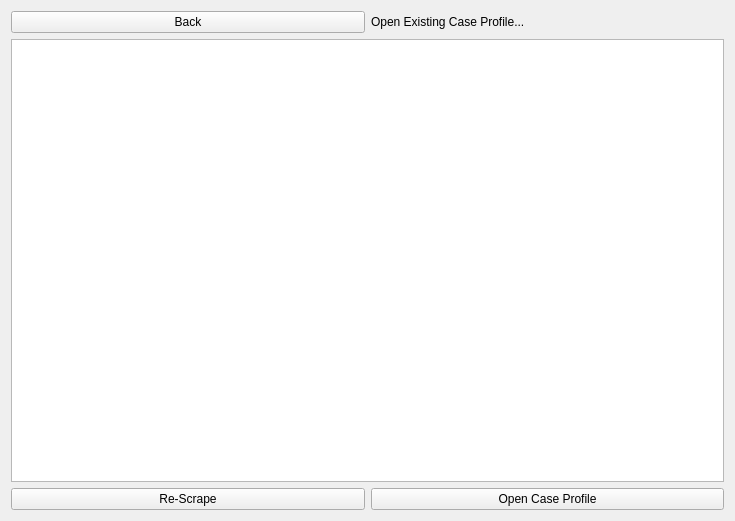
<?xml version="1.0" encoding="UTF-8"?>
<ui version="4.0">
 <class>ProfileMenu</class>
 <widget class="QWidget" name="ProfileMenu">
  <property name="geometry">
   <rect>
    <x>0</x>
    <y>0</y>
    <width>735</width>
    <height>521</height>
   </rect>
  </property>
  <property name="windowTitle">
   <string>Form</string>
  </property>
  <layout class="QVBoxLayout" name="verticalLayout" stretch="0,1,0">
   <item>
    <layout class="QHBoxLayout" name="topHLayout">
     <item>
      <widget class="QPushButton" name="backBtn">
       <property name="text">
        <string>Back</string>
       </property>
      </widget>
     </item>
     <item>
      <widget class="QLabel" name="mainTitle">
       <property name="text">
        <string>Open Existing Case Profile...</string>
       </property>
      </widget>
     </item>
    </layout>
   </item>
   <item>
    <widget class="QListView" name="listView"/>
   </item>
   <item>
    <layout class="QHBoxLayout" name="bottomHLayout">
     <item>
      <widget class="QPushButton" name="rescrapeBtn">
       <property name="text">
        <string>Re-Scrape</string>
       </property>
      </widget>
     </item>
     <item>
      <widget class="QPushButton" name="openBtn">
       <property name="text">
        <string>Open Case Profile</string>
       </property>
      </widget>
     </item>
    </layout>
   </item>
  </layout>
 </widget>
 <resources/>
 <connections/>
</ui>
